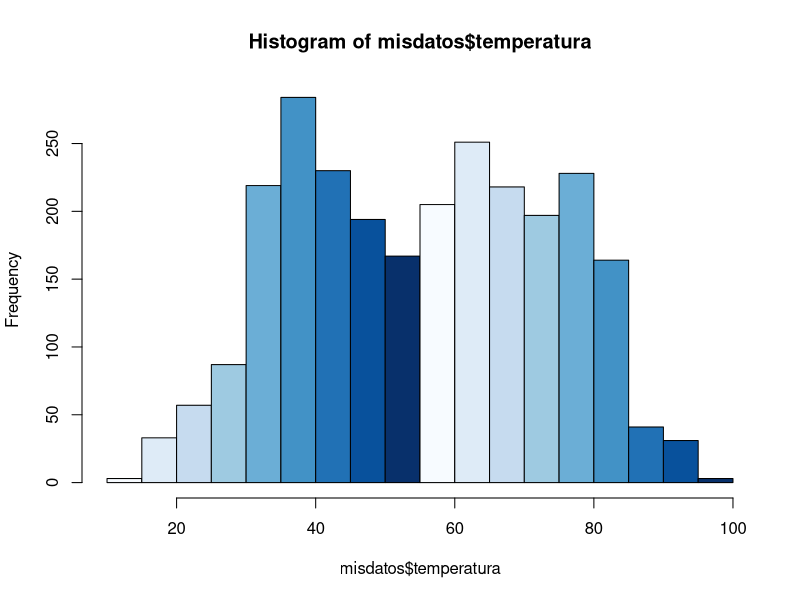
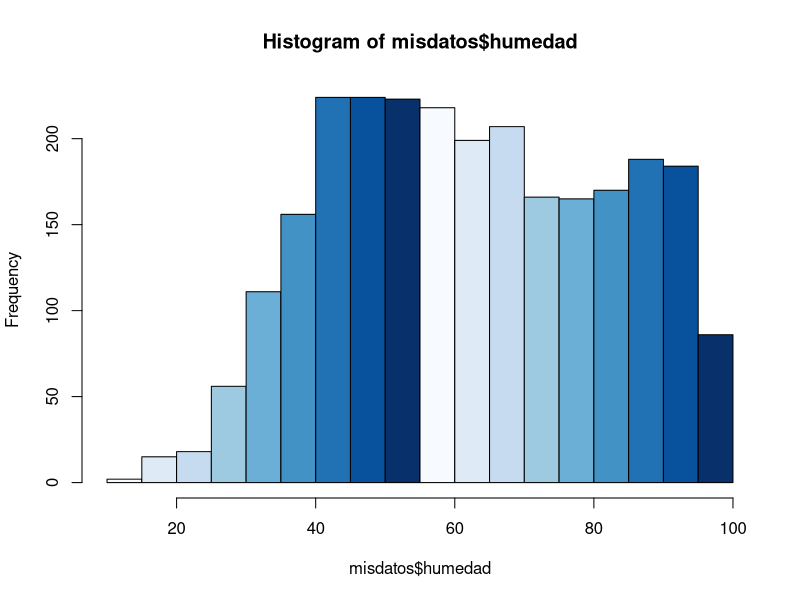
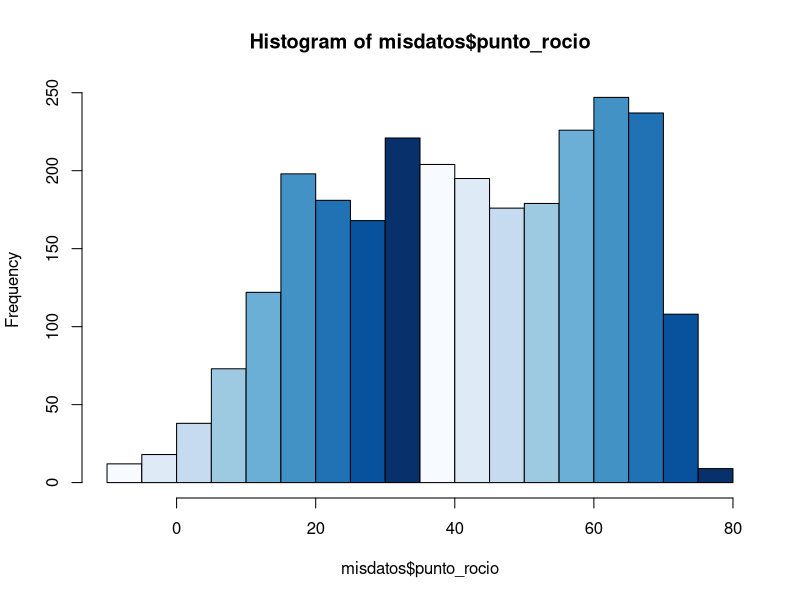
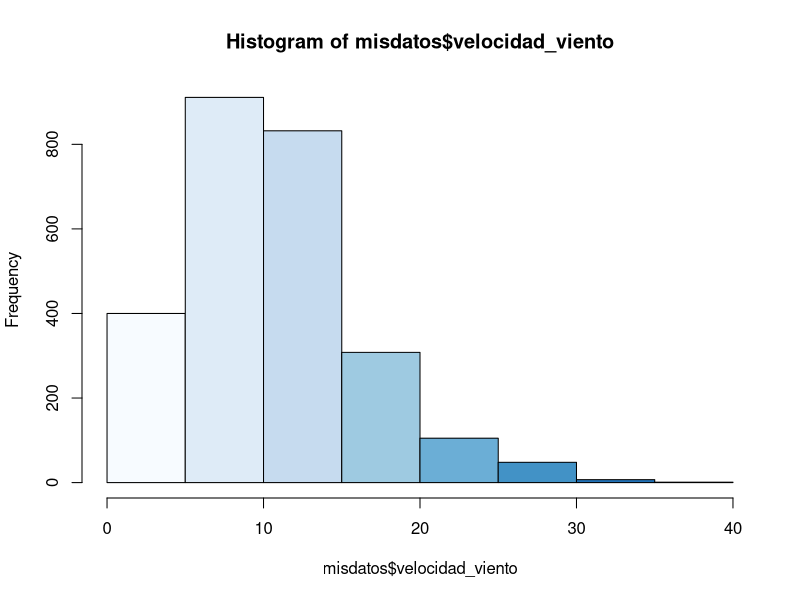

Write R code to recreate these figures, in order.
# nombre del archivo a mandar por correo:
# nombre_apellido_inferencia_profesor.R
# ejemplo:
# juan_perez_estadistica_mayer.R

# No olvide ejecutar las líneas 6 y 11 antes de empezar el resto del trabajo
library(readxl)


# 1. Use la función read_excel para cargar los datos que se encuentran en el archivo excel datos_ie.xlsx
misdatos <- read_excel("datos_ie.xlsx")





# 2. Para la variable "velocidad_viento", que es una de las columnas de los datos 
# que acaba de cargar, encuentre lo siguiente usando la función quantile:
# 2.1 el cuantil 0.025 (2 pto)
# 2.2 la mediana (2 pto)
# 2.3 el cuantil 0.975 (2 pto)
# Nota la función quantile es la que calcula cuantiles de un vector. Por ejemplo si el vector se llama x y
# queremos calcular el cuantil 37 escribiremos en R quantile(x, 0.37)

quantile(misdatos$velocidad_viento, 0.025)
quantile(misdatos$velocidad_viento, 0.5)
quantile(misdatos$velocidad_viento, 0.975)


# 3. Para la variable "temperatura" compute lo siguiente
# 3.1 la media (2 pto)
# 3.2 la desviación estandar    (2 pto)
# 3.3 la cantidad de observaciones (n)   (2 pto)
# 3.4 la desviación estandar, dividida por la raíz de n  (2 pto)

mean(misdatos$temperatura)  
sd(misdatos$temperatura)
nrow(misdatos)
n<-nrow(misdatos)
sd_temp <- sd(misdatos$temperatura)
nsqrt<- sqrt(n)
sd_temp/nsqrt

# 4. Grafique los histogramas de estas cuatro variables: temperatura, humedad,
# punto_rocio y velocidad_viento. Puede usar cualquier función y paquete de R (4 pts)

hist(misdatos$temperatura, col= blues9)
hist(misdatos$humedad, col= blues9)
hist(misdatos$punto_rocio, col= blues9)
hist(misdatos$velocidad_viento, col=blues9)


# 5. Use el comando pnorm, para encontrar la probabilidad de que una variable aleatoria normal
# estándard esté entre -1 y 1.2, es decir, encontrar P(-1 <= z <= 1.2)
# Nota, el comando pnorm asume por defecto que nuestra normal es estándar. (2 pto)

pnorm(-1<=1.2, mean = 0, sd = 1, log = FALSE)

# total -1.5 




